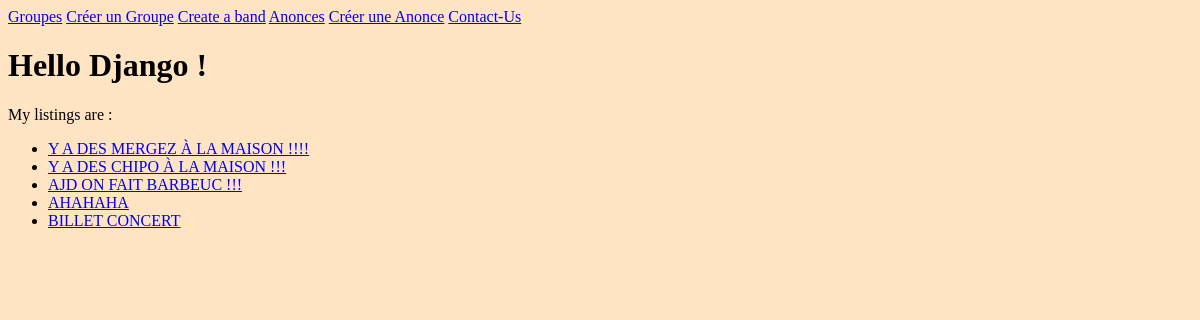
The page /listings/ on the database as committed earlier.
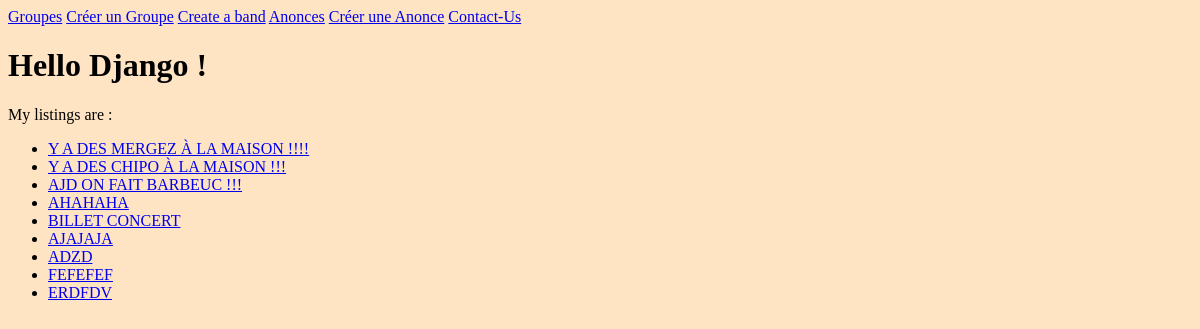
The same page on the database as committed later.
### listing/models.py (models this page shows)
class Listings(models.Model):
    title = models.fields.CharField(max_length=100)
    band = models.ForeignKey(Band, null=True, on_delete=models.SET_NULL)

### listing/views.py (the view)
# urls.py: path('listings/', views.listings, name = 'listings'),
def listings(request):
    listings = Listings.objects.all()
    return render(request, 'listing/listings.html', {'listings': listings})

### listing/templates/listing/listings.html
{% extends 'listing/base.html' %}
{% block content %}
<h1>Hello Django !</h1>
        <p>My listings are :<p>
        <ul>
            {% for listing in listings %}
                <li><a href="/listings/{{ listing.id }}/">{{ listing.title | upper}}</a></li>
            {% endfor %}
        </ul>
{% endblock %}

Rows that differ between the two databases and show on the page:
added Listings: title "AJAJAJA"
added Listings: title "ADZD"
added Listings: title "FEFEFEF"
added Listings: title "ERDFDV"
